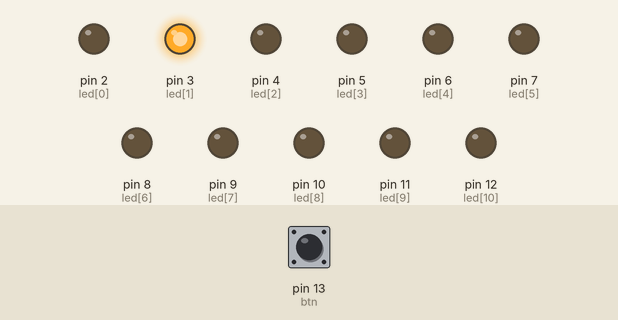
Recording of a sketch running on a simulated Arduino Uno, built with avr-gcc and run on an emulated ATmega328P. Parts: output pins drawn as LEDs (lit = HIGH). Dashed ring = blinking. The test bench sets the inputs (shaded band); at power-on: pin 13 (btn) LOW.

Above: at 1.5 s.
1.6 s: pin 13 (btn) pulled HIGH for 0.3 s
At 4.0 s:
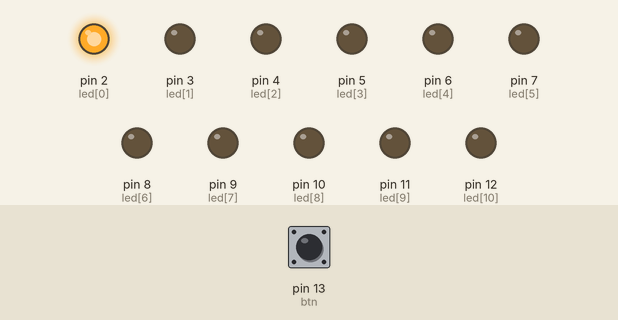
4.9 s: pin 13 (btn) pulled HIGH for 1 s
At 8.8 s:
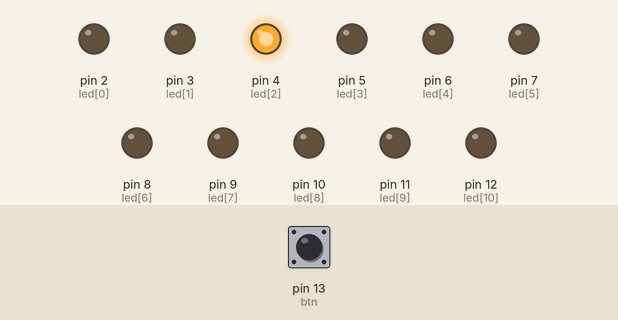
8.9 s: pin 13 (btn) pulled HIGH for 3.2 s
At 22.0 s:
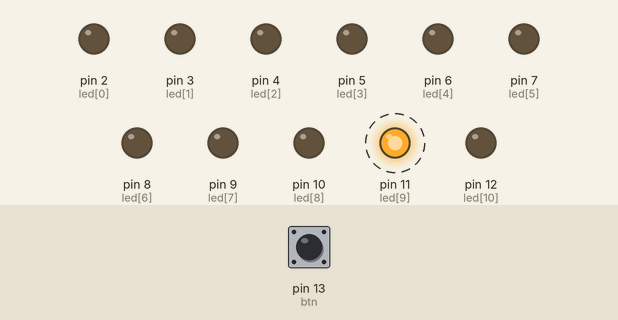
Timing chart, 0 to 30.1 s (numbered marks = the images above; inputs shaded):
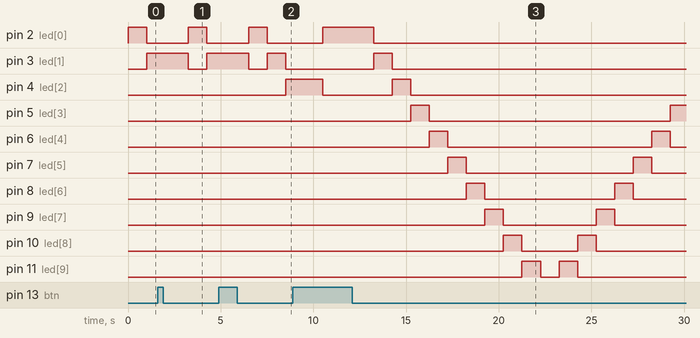

The sketch:

ReactionTime.ino
```cpp
short btn = 13;
short led[11] = {2,3,4,5,6,7,8,9,10,11,12};
short pos=0;
int t= 1000;
short lvl =1;
short forward = 1;

void setup(){
  pinMode(2,OUTPUT);
  pinMode(3,OUTPUT);
  pinMode(4,OUTPUT);
  pinMode(5,OUTPUT);
  pinMode(6,OUTPUT);
  pinMode(7,OUTPUT);
  pinMode(8,OUTPUT);
  pinMode(9,OUTPUT);
  pinMode(10,OUTPUT);
  pinMode(11,OUTPUT);
  pinMode(12,OUTPUT);
  pinMode(13,INPUT);

}


void loop(){
  pos=0;
  lvl=1;
  while (1){
    if (pos == 10){
      forward = 0;
    }
    if (pos == 0){
      forward=1;
    }

    digitalWrite(led[pos],HIGH);
    delay(t/(4*lvl)); //done 4 times to detect single click
    if (digitalRead(btn)==HIGH)
    {
      if (pos==5){
        lvl++;
        delay(2000);
        digitalWrite(led[pos],LOW);
        pos =0;
        forward=1;
      }
      else{
        delay(1500);
        digitalWrite(led[pos],LOW);
        break;

      }
    }
    delay(t/(4*lvl));
    if (digitalRead(btn)==HIGH)
    {
      if (pos==5){
        lvl++;
        delay(2000);
        digitalWrite(led[pos],LOW);
        pos =0;
        forward=1;
      }
      else{
        delay(1500);
        digitalWrite(led[pos],LOW);
        break;

      }
    }
    delay(t/(4*lvl));
    if (digitalRead(btn)==HIGH)
    {
      if (pos==5){
        lvl++;
        delay(2000);
        digitalWrite(led[pos],LOW);
        pos =0;
        forward=1;
      }
      else{
        delay(1500);
        digitalWrite(led[pos],LOW);
        break;

      }
    }
    delay(t/(4*lvl));
    if (digitalRead(btn)==HIGH)
    {
      if (pos==5){
        lvl++;
        delay(2000);
        digitalWrite(led[pos],LOW);
        forward=1;
        pos =0;

      }
      else{
        delay(1500);
        digitalWrite(led[pos],LOW);
        break;

      }
    }
    digitalWrite(led[pos],LOW);
    if (forward == 1){
      pos++;
    }
    if (forward == 0){
      pos--;
    }
  }
}
```

Measured:
- after the input at 1.6 s, pin 2 (led[0]): LOW → HIGH after 1.7 s, → LOW 1.0 s later; pin 3 (led[1]): HIGH → LOW after 1.7 s instead of 0.40 s
- after the input at 4.9 s, pin 2 (led[0]): LOW → HIGH after 1.6 s, → LOW 1.0 s later; pin 3 (led[1]): HIGH → LOW after 1.6 s instead of 0.35 s
- by itself, pin 8 (led[6]): alternates HIGH for 1.0 s and LOW for 7.0 s
- by itself, pin 9 (led[7]): alternates HIGH for 1.0 s and LOW for 5.0 s
